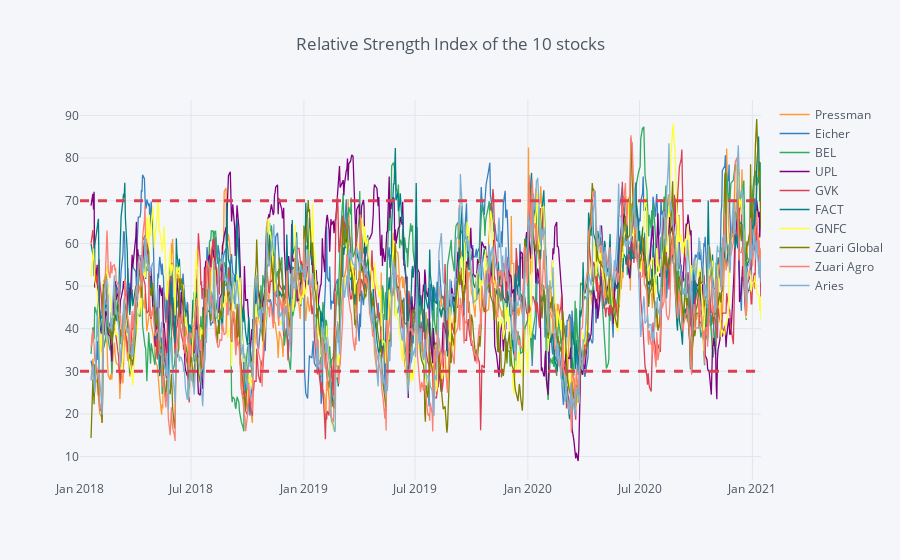

Source (notebook cell):
### Code cell
rsi.iplot(title = 'Relative Strength Index of the 10 stocks', 
                     hline=[dict(y = 30, dash = 'dash', width = 3),
                            dict(y = 70, dash = 'dash', width = 3)])

### Figure 1 — Plotly figure (JSON) as saved in the notebook; plotly's stock layout.template omitted (floating-point values rounded to 4 significant figures; data arrays with more than 128 entries replaced by an {"elided": "..."} marker saying what was removed)
{"data": [{"line": {"color": "rgba(255, 153, 51, 1.0)", "dash": "solid", "shape": "linear", "width": 1.3}, "mode": "lines", "name": "Pressman", "text": "", "type": "scatter", "x": {"elided": "749 str values"}, "y": {"elided": "749 mixed values"}}, {"line": {"color": "rgba(55, 128, 191, 1.0)", "dash": "solid", "shape": "linear", "width": 1.3}, "mode": "lines", "name": "Eicher", "text": "", "type": "scatter", "x": {"elided": "749 str values"}, "y": {"elided": "749 mixed values"}}, {"line": {"color": "rgba(50, 171, 96, 1.0)", "dash": "solid", "shape": "linear", "width": 1.3}, "mode": "lines", "name": "BEL", "text": "", "type": "scatter", "x": {"elided": "749 str values"}, "y": {"elided": "749 mixed values"}}, {"line": {"color": "rgba(128, 0, 128, 1.0)", "dash": "solid", "shape": "linear", "width": 1.3}, "mode": "lines", "name": "UPL", "text": "", "type": "scatter", "x": {"elided": "749 str values"}, "y": {"elided": "749 mixed values"}}, {"line": {"color": "rgba(219, 64, 82, 1.0)", "dash": "solid", "shape": "linear", "width": 1.3}, "mode": "lines", "name": "GVK", "text": "", "type": "scatter", "x": {"elided": "749 str values"}, "y": {"elided": "749 mixed values"}}, {"line": {"color": "rgba(0, 128, 128, 1.0)", "dash": "solid", "shape": "linear", "width": 1.3}, "mode": "lines", "name": "FACT", "text": "", "type": "scatter", "x": {"elided": "749 str values"}, "y": {"elided": "749 mixed values"}}, {"line": {"color": "rgba(255, 255, 51, 1.0)", "dash": "solid", "shape": "linear", "width": 1.3}, "mode": "lines", "name": "GNFC", "text": "", "type": "scatter", "x": {"elided": "749 str values"}, "y": {"elided": "749 mixed values"}}, {"line": {"color": "rgba(128, 128, 0, 1.0)", "dash": "solid", "shape": "linear", "width": 1.3}, "mode": "lines", "name": "Zuari Global", "text": "", "type": "scatter", "x": {"elided": "749 str values"}, "y": {"elided": "749 mixed values"}}, {"line": {"color": "rgba(251, 128, 114, 1.0)", "dash": "solid", "shape": "linear", "width": 1.3}, "mode": "lines", "name": "Zuari Agro", "text": "", "type": "scatter", "x": {"elided": "749 str values"}, "y": {"elided": "749 mixed values"}}, {"line": {"color": "rgba(128, 177, 211, 1.0)", "dash": "solid", "shape": "linear", "width": 1.3}, "mode": "lines", "name": "Aries", "text": "", "type": "scatter", "x": {"elided": "749 str values"}, "y": {"elided": "749 mixed values"}}], "layout": {"legend": {"bgcolor": "#F5F6F9", "font": {"color": "#4D5663"}}, "paper_bgcolor": "#F5F6F9", "plot_bgcolor": "#F5F6F9", "shapes": [{"line": {"color": "#db4052", "dash": "dash", "width": 3}, "type": "line", "x0": 0, "x1": 1, "xref": "paper", "y0": 30, "y1": 30, "yref": "y"}, {"line": {"color": "#db4052", "dash": "dash", "width": 3}, "type": "line", "x0": 0, "x1": 1, "xref": "paper", "y0": 70, "y1": 70, "yref": "y"}], "title": "Relative Strength Index of the 10 stocks", "titlefont": {"color": "#4D5663"}, "xaxis": {"gridcolor": "#E1E5ED", "showgrid": true, "tickfont": {"color": "#4D5663"}, "title": "", "titlefont": {"color": "#4D5663"}, "zerolinecolor": "#E1E5ED"}, "yaxis": {"gridcolor": "#E1E5ED", "showgrid": true, "tickfont": {"color": "#4D5663"}, "title": "", "titlefont": {"color": "#4D5663"}, "zerolinecolor": "#E1E5ED"}}}
